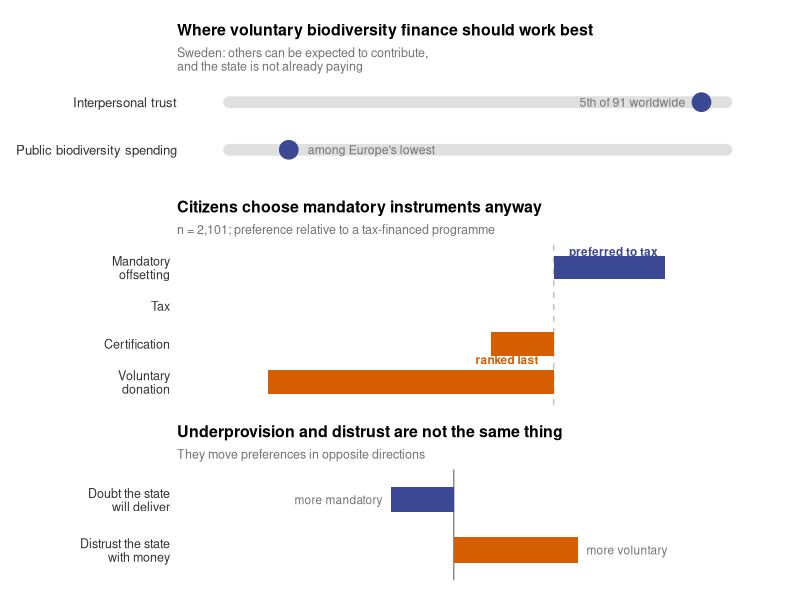
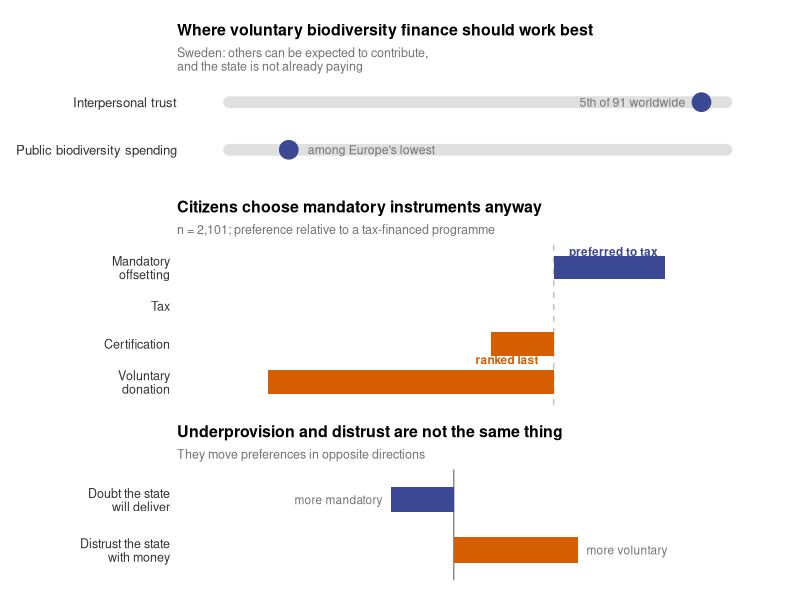

Recreate these plots in R, in order.
# ==============================================================================
# Graphical abstract (draft) for the One Earth submission.
#
# Cell Press graphical abstracts are a single visual that carries the argument
# without the reader consulting the paper. This one is built as three stacked
# bands following the paper's logic:
#
#   1. the setup   - Sweden is where voluntary provision should work best
#   2. the result  - citizens choose mandatory instruments anyway
#   3. the twist   - distrust and underprovision pull in opposite directions
#
# Wording note: voluntary instruments are 'ranked last', not 'rejected'. Even at
# the highest cost presented, and in tasks offering only voluntary options, most
# respondents still chose a programme over the status quo. The finding is an
# ordering, not a refusal, and the abstract should not overstate it.
#
# Colours match the manuscript figures so the abstract and the paper read as one
# piece: donation #D55E00, certification #E69F00, mandatory #3b4994.
#
# This is a sketch for discussion, not final art. Cell Press ask for at least
# 1200 px on the shortest side; the PNG below is written at 300 dpi.
# ==============================================================================

library(tidyverse)
library(patchwork)

MAND <- "#3b4994"; VOL <- "#D55E00"; CERT <- "#E69F00"; GREY <- "grey45"

# --- Band 1: the two conditions that make Sweden a most-likely case ----------
setup <- tibble(
  cond  = factor(c("Interpersonal trust", "Public biodiversity spending"),
                 levels = c("Interpersonal trust", "Public biodiversity spending")),
  value = c(0.95, 0.12),                      # Sweden's position, 0-1 within Europe
  lab   = c("5th of 91 worldwide", "among Europe's lowest")
)

p1 <- ggplot(setup, aes(x = value, y = fct_rev(cond))) +
  geom_segment(aes(x = 0, xend = 1, y = fct_rev(cond), yend = fct_rev(cond)),
               colour = "grey88", linewidth = 4, lineend = "round") +
  geom_point(size = 6, colour = MAND) +
  geom_text(aes(label = lab), hjust = ifelse(setup$value > 0.5, 1.15, -0.15),
            size = 3.1, colour = GREY) +
  scale_x_continuous(limits = c(-0.05, 1.05)) +
  labs(title = "Where voluntary biodiversity finance should work best",
       subtitle = "Sweden: others can be expected to contribute,\nand the state is not already paying") +
  theme_void(base_size = 11) +
  theme(axis.text.y = element_text(hjust = 1, size = 9.5, colour = "grey20"),
        plot.title = element_text(face = "bold", size = 11.5),
        plot.subtitle = element_text(size = 9, colour = GREY),
        plot.margin = margin(6, 10, 10, 6))

# --- Band 2: the preference ordering -----------------------------------------
pref <- tibble(
  instrument = c("Mandatory\noffsetting", "Tax", "Certification", "Voluntary\ndonation"),
  utility    = c(0.146, 0, -0.082, -0.376),
  type       = c("Mandatory", "Mandatory", "Voluntary", "Voluntary")
) |>
  mutate(instrument = fct_reorder(instrument, utility))

p2 <- ggplot(pref, aes(x = utility, y = instrument, fill = type)) +
  geom_vline(xintercept = 0, colour = "grey75", linetype = "dashed") +
  geom_col(width = 0.62) +
  scale_fill_manual(values = c(Mandatory = MAND, Voluntary = VOL), guide = "none") +
  annotate("text", x = 0.02, y = 4.42, label = "preferred to tax",
           colour = MAND, size = 3, fontface = "bold", hjust = 0) +
  annotate("text", x = -0.02, y = 1.58, label = "ranked last",
           colour = VOL, size = 3, fontface = "bold", hjust = 1) +
  scale_x_continuous(limits = c(-0.46, 0.26)) +
  labs(title = "Citizens choose mandatory instruments anyway",
       subtitle = "n = 2,101; preference relative to a tax-financed programme",
       x = NULL, y = NULL) +
  theme_minimal(base_size = 11) +
  theme(panel.grid = element_blank(),
        axis.text.x = element_blank(),
        axis.text.y = element_text(size = 9, colour = "grey20"),
        plot.title = element_text(face = "bold", size = 11.5),
        plot.subtitle = element_text(size = 9, colour = GREY),
        plot.margin = margin(6, 10, 6, 6))

# --- Band 3: the two judgements about the state ------------------------------
mech <- tibble(
  judgement = c("Doubt the state\nwill deliver", "Distrust the state\nwith money"),
  effect    = c(-0.13, 0.26),
  outcome   = c("more mandatory", "more voluntary")
)

p3 <- ggplot(mech, aes(x = effect, y = judgement, fill = effect > 0)) +
  geom_vline(xintercept = 0, colour = "grey55") +
  geom_col(width = 0.5) +
  geom_text(aes(label = outcome, hjust = ifelse(mech$effect > 0, -0.1, 1.1)),
            size = 3, colour = GREY) +
  scale_fill_manual(values = c(`TRUE` = VOL, `FALSE` = MAND), guide = "none") +
  scale_x_continuous(limits = c(-0.52, 0.62)) +
  labs(title = "Underprovision and distrust are not the same thing",
       subtitle = "They move preferences in opposite directions",
       x = NULL, y = NULL) +
  theme_minimal(base_size = 11) +
  theme(panel.grid = element_blank(),
        axis.text.x = element_blank(),
        axis.text.y = element_text(size = 9, colour = "grey20"),
        plot.title = element_text(face = "bold", size = 11.5),
        plot.subtitle = element_text(size = 9, colour = GREY),
        plot.margin = margin(6, 10, 6, 6))

ga <- p1 / p2 / p3 + plot_layout(heights = c(0.85, 1.3, 0.9))

ggsave(here::here("paper", "graphical_abstract.png"), ga,
       width = 6.3, height = 6.4, dpi = 300, bg = "white")
ggsave(here::here("paper", "graphical_abstract.pdf"), ga,
       width = 6.3, height = 6.4, device = pdf, bg = "white")
cat("Saved paper/graphical_abstract.png and .pdf\n")
